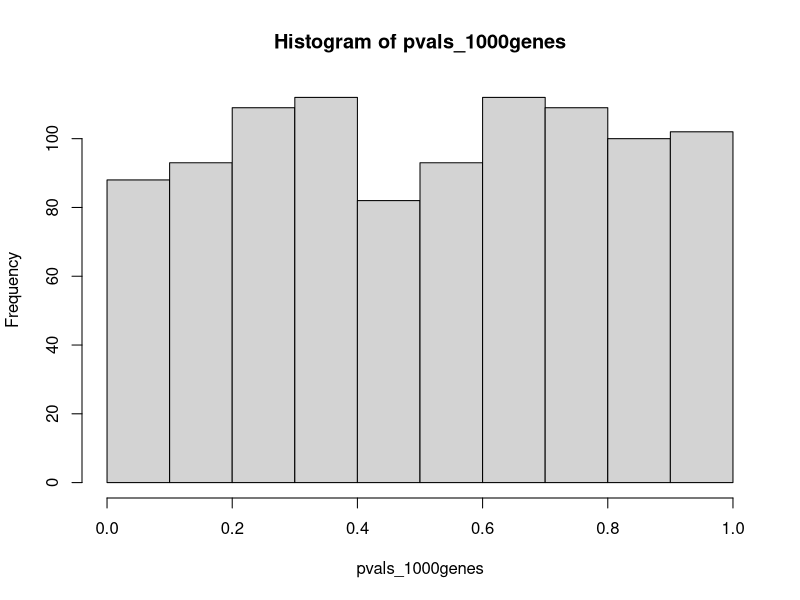
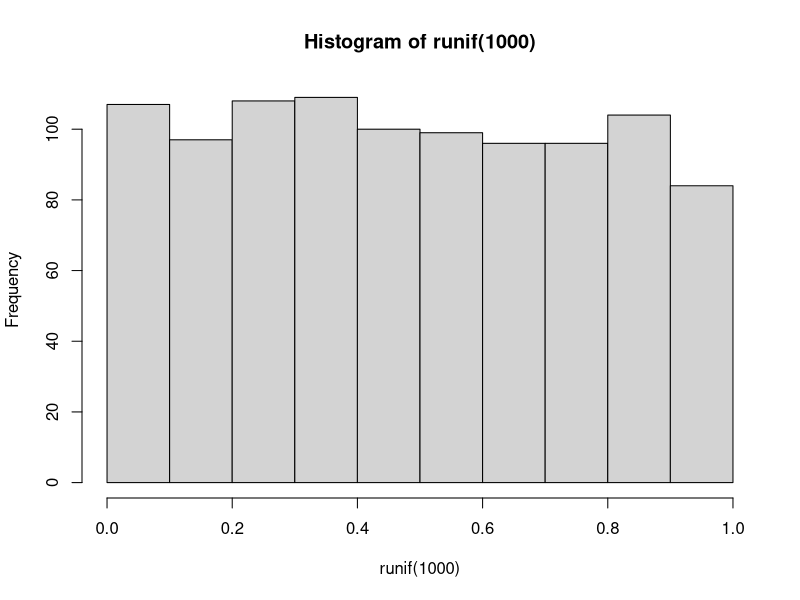
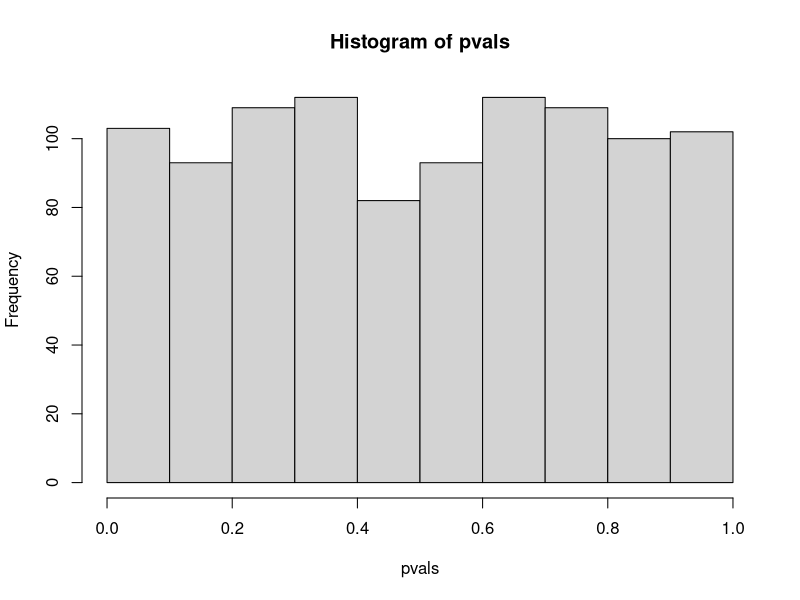

Write the R code that produced these figures, in order.
# A little simulation to demonstrate why we need to correct for multiple comparisons.


#Let's assume we want to use an alpha of 0.05. That is 1/20 we are willing to reject P(H0|D).

# First we look at the expression of one gene. As it turns out gene1 is not differently expressed between our two treatments (males and females).  A better way of thinking about it, is that the expression of gene1 comes from the same underlying distribution in males and females.

# we go ahead and measure gene expression on 10 males and females.

males <- rnorm(10)
females <- rnorm(10)

dat <- data.frame(gene1 = c(males, females), 
                  sex = gl(2, 10, labels = c("M", "F")))
#we go ahead and run a t-test

t.test(gene1~sex, data=dat)

# We go ahead and now look at 1000 genes. As it turns out, in this tissue we are studying NO genes are differentially expressed (only we don't know that)


test.gene <- function(){
males <- rnorm(10)
females <- rnorm(10)

dat <- data.frame(gene1 = c(males, females), 
                  sex = gl(2, 10, labels = c("M", "F")))
#we go ahead and run a t-test

pval <- t.test(gene1~sex, data=dat)$p.value
return(pval)
}

pvals_1000genes <- replicate(1000, test.gene())

length(pvals_1000genes[pvals_1000genes < 0.05])

hist(pvals_1000genes)

# So what happened?


hist(runif(1000))  
# Just by chance you expect to get alpha% (that's the point). 

# So what do we do when we are looking at 1000 genes

# Can we adjust the p-values?

# There are many approaches to deal with this. The basic ones just adjust the p-value based on number of comparisons. So to "maintain" your nominal alpha=0.05 when you are doing 1000 comparisons, divide your alpha by 1000  I.e. 0.05/1000

adjusted_alpha <- 0.05/1000
# Which is really small
length(pvals_1000genes[pvals_1000genes < adjusted_alpha]) # No significant hits

# The problem is, that such an approach is WAY TOO conservative, and you are not maintaining your nominal alpha at all!

# Another approach is the sequential Bonferroni, which adjusts for each comparison alpha/1000, alpha/999, alpha//998 etc... However, for large numbers of comparisons this is almost as overly conservative as Bonferroni

# So there are a variety of methods that actually adjust in somewhat more sensible ways. THis includes an important set of approaches based on False Discovery Rates (FDR) as opposed to false positives. Here we are not asking about how many false positives in the full set of comparisons, but how many "false positives" given a set of true positives. The most commonly used approaches in genomics are Benjamini Hochberg, as well as q-values. To a first approximation these methods use the differences between the theoretical expectation of the distribution of p-values (assuming nothing interesting) VS. observed to determine the false discovery rates (and adjustments)

# In R most of these approaches can be
p.adjust(pvals_1000genes, method="holm")
p.adjust(pvals_1000genes, method="fdr") # false discovery rate/ Benjamini and Hochberg
p.adjust(pvals_1000genes, method="BY")

# in this case all of them are not-significant.

# Now how about we add in ten genes that have real differential expression (increase of ~ 2 fold)

real.effects <- function(n=10, mean.m=2, mean.f=4){
males <- rnorm(n, mean=mean.m)
females <- rnorm(n, mean=mean.f)

dat <- data.frame(gene1 = c(males, females), 
                  sex = gl(2, 10, labels = c("M", "F")))
#we go ahead and run a t-test

pval <- t.test(gene1~sex, data=dat)$p.value
return(pval)
}

pvals_15genes_real <- replicate(15, real.effects())

# Since we don't know which genes show real differential expression and which do not, we would actually be looking at the complete distribution.

pvals <- c(pvals_1000genes,pvals_15genes_real)
hist(pvals) # still pretty hard to tell.
length(pvals[pvals < 0.05])
length(pvals[pvals < 0.05/1015]) # picks up some, but not all.
length(pvals[ p.adjust(pvals, method="fdr") < 0.1]) # picks up some but not all.
# For the q-value approach there is a seperate library in R.